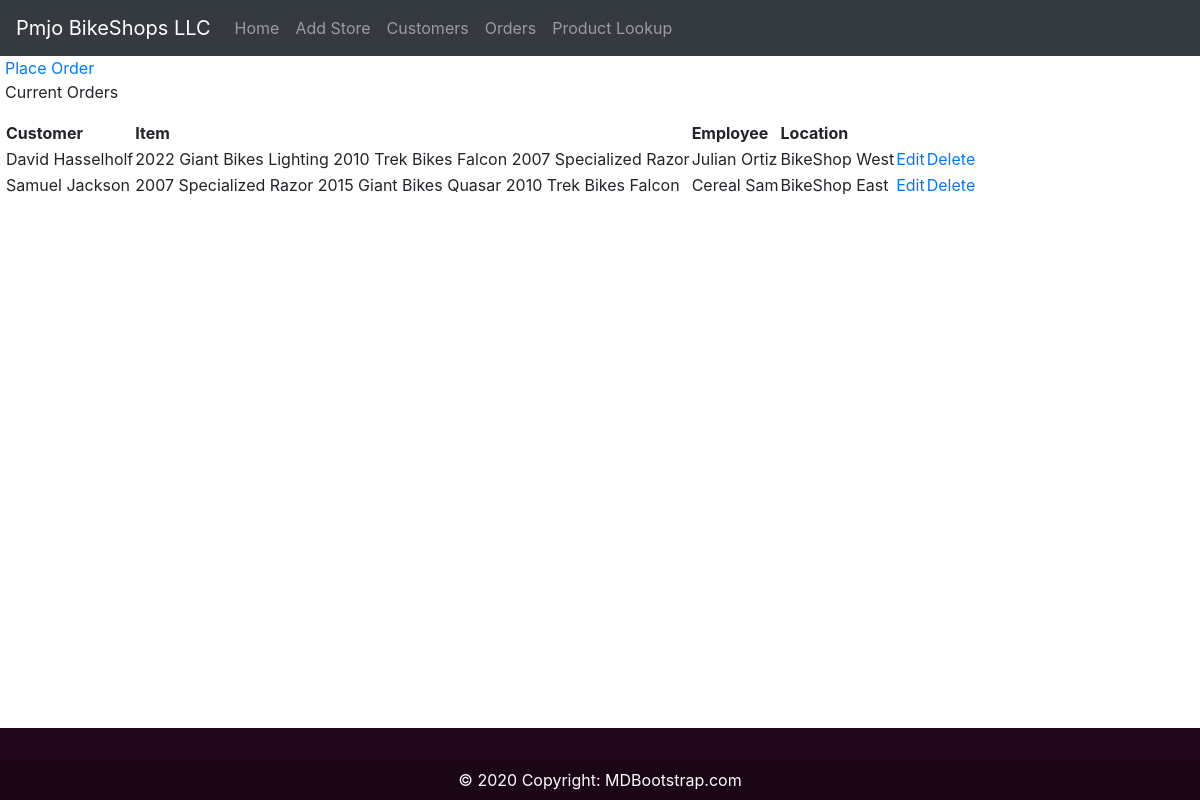
/orders/, run on an earlier commit of the app's database.
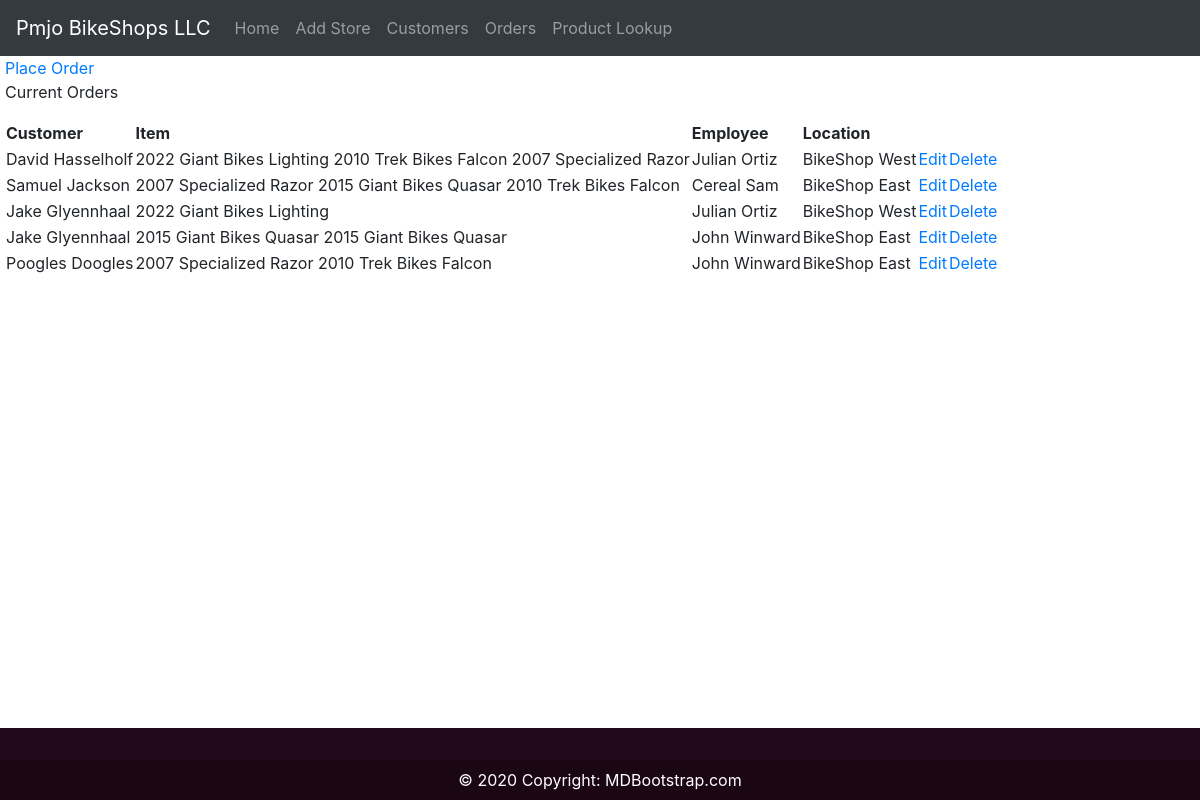
And on a later commit of the database.
### PmjoStore/models.py (models this page shows, shortened)
class Base(models.Model):
    id = models.UUIDField(default=uuid.uuid4, unique=True, primary_key=True, editable=False)
    class Meta:
        abstract = True

class Orders(Base):
    cust_id = models.ForeignKey(Customers, on_delete=models.CASCADE, blank=True, default=1)
    store_staff_id = models.ForeignKey(StoreEmployees, on_delete=models.CASCADE, blank=True, default=1)
    order_date = models.DateTimeField(auto_now_add=True)
    discount = models.PositiveIntegerField(default=0)
    class Meta:
        verbose_name_plural = 'Orders'

class Customers(Base):
    first_name = models.CharField(max_length=100)
    last_name = models.CharField(max_length=100)
    phone = PhoneField(blank=True, help_text='Contact phone number')
    email = models.EmailField(max_length=100, blank=True)
    street = models.CharField(max_length=100, blank=True)
    zipCode_id = models.ForeignKey(ZipCode, on_delete=models.CASCADE, blank=True, default=1)
    def __str__(self):
        return '{} {}'.format(self.first_name, self.last_name)
    class Meta:
        verbose_name_plural = 'Customers'

class CartItems(Base):
    order_id = models.ForeignKey(Orders, on_delete=models.CASCADE, blank=True, default=1)
    bike_prod_id = models.ForeignKey(BikeProducts, on_delete=models.CASCADE, blank=True, default=1)
    quantity_sold = models.PositiveIntegerField(default=1)
    class Meta:
        verbose_name_plural = 'Cart Items'

class BikeProducts(Base):
    name = models.CharField(max_length=100)
    bike_cat_id = models.ForeignKey(BikeCategory, on_delete=models.CASCADE, blank=True, default=1)
    bike_brand_id = models.ForeignKey(BikeBrands, on_delete=models.CASCADE, blank=True, default=1)
    model_year = models.IntegerField(choices=YEAR_CHOICES, default=datetime.date.today().year)
    price = models.PositiveIntegerField(default=0)
    def __str__(self):
        return '{} {} {}'.format(self.model_year, dict(BIKE_BRANDS).get(self.bike_brand_id.brand),
                              self.name)
    class Meta:
        verbose_name_plural = 'Bike Products'

class BikeBrands(Base):
    brand = models.CharField(max_length=100, choices=BIKE_BRANDS, unique=True)
    class Meta:
        verbose_name_plural = 'Bike Brands'

class StoreEmployees(Base):
    staff_id = models.OneToOneField(Staff, on_delete=models.CASCADE, blank=True, default=1)
    store_id = models.ForeignKey(Store, on_delete=models.CASCADE, blank=True, default=1)
    class Meta:
        verbose_name_plural = 'Store Employees'

class Staff(Base):
    first_name = models.CharField(max_length=100)
    last_name = models.CharField(max_length=100)
    phone = PhoneField(blank=True, help_text='Contact phone number')
    email = models.EmailField(max_length=100, blank=True)
    def __str__(self):
        return '{} {}'.format(self.first_name, self.last_name)
    class Meta:
        verbose_name_plural = 'Staff'

class Store(Base):
    name = models.CharField(max_length=100, blank=True)
    phone = PhoneField(blank=True, help_text='Contact phone number')
    email = models.EmailField(max_length=100, blank=True)
    street = models.CharField(max_length=100, blank=True)
    zipCode_id = models.OneToOneField(ZipCode, on_delete=models.CASCADE, blank=True, default=1)
    manager_id = models.OneToOneField(Staff, on_delete=models.CASCADE, blank=True, default=1)
    def __str__(self):
        return self.name

### PmjoStore/views.py (the view)
# urls.py: path('orders/', views.orders, name="orders-page"),
def orders(request):
    orders = Orders.objects.all()
    items = CartItems.objects.all()
    context = {'orders': orders, 'items': items}
    return render(request, "PmjoStore/orders.html", context)

### PmjoStore/templates/PmjoStore/orders.html
{% extends 'main.html' %}
{% block content %}
<a href="{% url 'PmjoStore:add-order' %}">Place Order</a>
<p>Current Orders</p>
<table>
    <tr>
        <th>Customer</th>
        <th>Item</th>
        <th>Employee</th>
        <th>Location</th>
    </tr>
    {% for order in orders %}
    <tr>
        <td>{{order.cust_id}}</td>
         <td>{% for item in items %}
        {% if item.order_id.id == order.id %}
        {{item.bike_prod_id}}
        {% endif %}
        {% endfor %}</td>
        <td>{{order.store_staff_id.staff_id}}</td>
        <td>{{order.store_staff_id.store_id}}</td>
        <td><a href = "{% url 'PmjoStore:update-order' order.id %}" >Edit</a></td>
        <td><a href = "{% url 'PmjoStore:delete-order' order.id %}" >Delete</a></td>
    </tr>
    {% endfor %}
</table>
{% endblock content %}

What changed in the data, as far as the page shows it:
added Orders: cust_id "Jake Glyennhaal", store_staff_id.staff_id "Julian Ortiz", store_staff_id.store_id "BikeShop West"
added CartItems: bike_prod_id "2022 Giant Bikes Lighting", shown under "Jake Glyennhaal"
added Orders: cust_id "Jake Glyennhaal", store_staff_id.staff_id "John Winward", store_staff_id.store_id "BikeShop East"
added CartItems: bike_prod_id "2015 Giant Bikes Quasar", shown under "Jake Glyennhaal"
added CartItems: bike_prod_id "2015 Giant Bikes Quasar", shown under "Jake Glyennhaal"
added Orders: cust_id "Poogles Doogles", store_staff_id.staff_id "John Winward", store_staff_id.store_id "BikeShop East"
added CartItems: bike_prod_id "2007 Specialized Razor", shown under "Poogles Doogles"
added CartItems: bike_prod_id "2010 Trek Bikes Falcon", shown under "Poogles Doogles"
